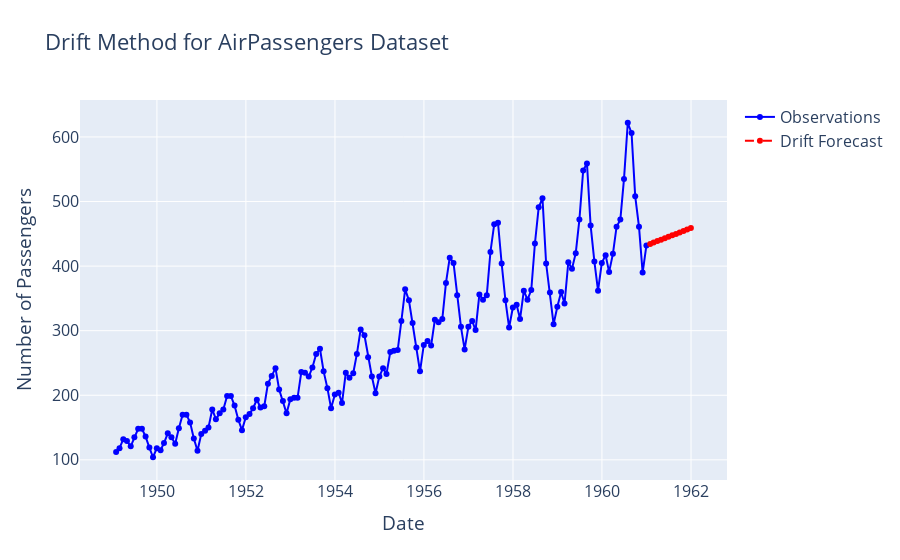

The notebook cell this image was saved under:
### Markdown cell above
### Drift Method

### Code cell
forecast_horizon = 12

# Compute drift
y_T = df_PAX.value.iloc[-1]  # Last observed value
y_1 = df_PAX.value.iloc[0]   # First observed value
T = len(df_PAX.value)        # Number of observations

drift = y_T + (y_T - y_1) / (T - 1) * np.arange(1, forecast_horizon + 1)

forecast_index = pd.date_range(start=df_PAX.index[-1] + pd.offsets.MonthBegin(1), 
                               periods=forecast_horizon, 
                               freq='ME')

# Create a forecast series
drift_forecast = pd.Series(drift, index=forecast_index)


# Combine the original data with the forecast
df_combined = pd.concat([df_PAX, drift_forecast])

# Plot the combined data
fig = go.Figure()

# Add historical data
fig.add_trace(go.Scatter(x=df_PAX.index, y=df_PAX["value"],
                         mode="lines+markers", name="Observations", line=dict(color='blue')))

# Add forecast data
fig.add_trace(go.Scatter(x=drift_forecast.index, y=drift_forecast,
                         mode="lines+markers", name="Drift Forecast", line=dict(color='red', dash="dash")))

# Update layout
fig.update_layout(
    title="Drift Method for AirPassengers Dataset",
    xaxis_title="Date",
    yaxis_title="Number of Passengers",
    font=dict(size=16),
    showlegend=True
)

fig.show()

### Figure 1 — Plotly figure (JSON) as saved in the notebook; plotly's stock layout.template omitted (floating-point values rounded to 4 significant figures; data arrays with more than 128 entries replaced by an {"elided": "..."} marker saying what was removed)
{"data": [{"line": {"color": "blue"}, "mode": "lines+markers", "name": "Observations", "type": "scatter", "x": {"elided": "144 str values"}, "y": {"elided": "144 int values"}}, {"line": {"color": "red", "dash": "dash"}, "mode": "lines+markers", "name": "Drift Forecast", "type": "scatter", "x": ["1961-01-31T00:00:00.000000000", "1961-02-28T00:00:00.000000000", "1961-03-31T00:00:00.000000000", "1961-04-30T00:00:00.000000000", "1961-05-31T00:00:00.000000000", "1961-06-30T00:00:00.000000000", "1961-07-31T00:00:00.000000000", "1961-08-31T00:00:00.000000000", "1961-09-30T00:00:00.000000000", "1961-10-31T00:00:00.000000000", "1961-11-30T00:00:00.000000000", "1961-12-31T00:00:00.000000000"], "y": [434.2, 436.5, 438.7, 441.0, 443.2, 445.4, 447.7, 449.9, 452.1, 454.4, 456.6, 458.9]}], "layout": {"font": {"size": 16}, "showlegend": true, "title": {"text": "Drift Method for AirPassengers Dataset"}, "xaxis": {"title": {"text": "Date"}}, "yaxis": {"title": {"text": "Number of Passengers"}}}}
